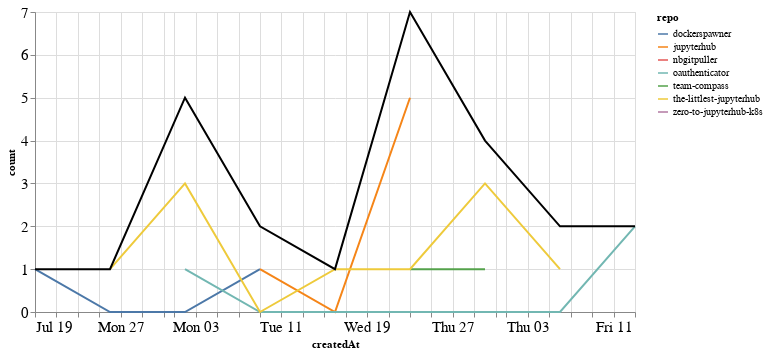

Notebook code for this chart:
### Markdown cell above
## Comments

### Code cell
comments_time = comments.groupby('repo').resample('W', on='createdAt').count()['author'].reset_index()
comments_time = comments_time.rename(columns={'author': 'count'})
comments_time_total = comments_time.groupby('createdAt').agg({"count": "sum"}).reset_index()
ch1 = alt.Chart(comments_time, width=600).mark_line().encode(
    x='createdAt',
    y='count',
    color='repo',
    tooltip="repo"
)

ch2 = alt.Chart(comments_time_total, width=600).mark_line(color="black").encode(
    x='createdAt',
    y='count',
)

ch1 + ch2

### Figure 1 — Vega-Lite specification as saved in the notebook (floating-point values rounded to 4 significant figures)
{"config": {"axisLeft": {"labelFontSize": 15}, "axisBottom": {"labelFontSize": 15}}, "layer": [{"data": {"name": "data-3c538f14a8bb30734e1473f830511b9d"}, "mark": "line", "encoding": {"color": {"type": "nominal", "field": "repo"}, "tooltip": {"type": "nominal", "field": "repo"}, "x": {"type": "temporal", "field": "createdAt"}, "y": {"type": "quantitative", "field": "count"}}, "width": 600}, {"data": {"name": "data-dcdeb2b9f0595e9471f42df7e9cb7584"}, "mark": {"type": "line", "color": "black"}, "encoding": {"x": {"type": "temporal", "field": "createdAt"}, "y": {"type": "quantitative", "field": "count"}}, "width": 600}], "$schema": "https://vega.github.io/schema/vega-lite/v4.8.1.json", "datasets": {"data-3c538f14a8bb30734e1473f830511b9d": [{"repo": "dockerspawner", "createdAt": "2020-07-19T00:00:00", "count": 1}, {"repo": "dockerspawner", "createdAt": "2020-07-26T00:00:00", "count": 0}, {"repo": "dockerspawner", "createdAt": "2020-08-02T00:00:00", "count": 0}, {"repo": "dockerspawner", "createdAt": "2020-08-09T00:00:00", "count": 1}, {"repo": "jupyterhub", "createdAt": "2020-08-09T00:00:00", "count": 1}, {"repo": "jupyterhub", "createdAt": "2020-08-16T00:00:00", "count": 0}, {"repo": "jupyterhub", "createdAt": "2020-08-23T00:00:00", "count": 5}, {"repo": "nbgitpuller", "createdAt": "2020-08-02T00:00:00", "count": 1}, {"repo": "oauthenticator", "createdAt": "2020-08-02T00:00:00", "count": 1}, {"repo": "oauthenticator", "createdAt": "2020-08-09T00:00:00", "count": 0}, {"repo": "oauthenticator", "createdAt": "2020-08-16T00:00:00", "count": 0}, {"repo": "oauthenticator", "createdAt": "2020-08-23T00:00:00", "count": 0}, {"repo": "oauthenticator", "createdAt": "2020-08-30T00:00:00", "count": 0}, {"repo": "oauthenticator", "createdAt": "2020-09-06T00:00:00", "count": 0}, {"repo": "oauthenticator", "createdAt": "2020-09-13T00:00:00", "count": 2}, {"repo": "team-compass", "createdAt": "2020-08-23T00:00:00", "count": 1}, {"repo": "team-compass", "createdAt": "2020-08-30T00:00:00", "count": 1}, {"repo": "the-littlest-jupyterhub", "createdAt": "2020-07-26T00:00:00", "count": 1}, {"repo": "the-littlest-jupyterhub", "createdAt": "2020-08-02T00:00:00", "count": 3}, {"repo": "the-littlest-jupyterhub", "createdAt": "2020-08-09T00:00:00", "count": 0}, {"repo": "the-littlest-jupyterhub", "createdAt": "2020-08-16T00:00:00", "count": 1}, {"repo": "the-littlest-jupyterhub", "createdAt": "2020-08-23T00:00:00", "count": 1}, {"repo": "the-littlest-jupyterhub", "createdAt": "2020-08-30T00:00:00", "count": 3}, {"repo": "the-littlest-jupyterhub", "createdAt": "2020-09-06T00:00:00", "count": 1}, {"repo": "zero-to-jupyterhub-k8s", "createdAt": "2020-09-06T00:00:00", "count": 1}], "data-dcdeb2b9f0595e9471f42df7e9cb7584": [{"createdAt": "2020-07-19T00:00:00", "count": 1}, {"createdAt": "2020-07-26T00:00:00", "count": 1}, {"createdAt": "2020-08-02T00:00:00", "count": 5}, {"createdAt": "2020-08-09T00:00:00", "count": 2}, {"createdAt": "2020-08-16T00:00:00", "count": 1}, {"createdAt": "2020-08-23T00:00:00", "count": 7}, {"createdAt": "2020-08-30T00:00:00", "count": 4}, {"createdAt": "2020-09-06T00:00:00", "count": 2}, {"createdAt": "2020-09-13T00:00:00", "count": 2}]}}
